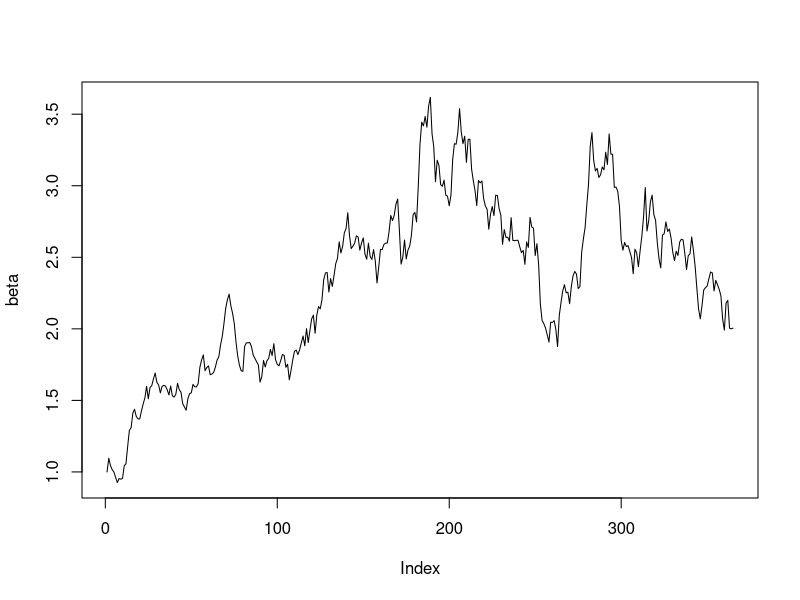
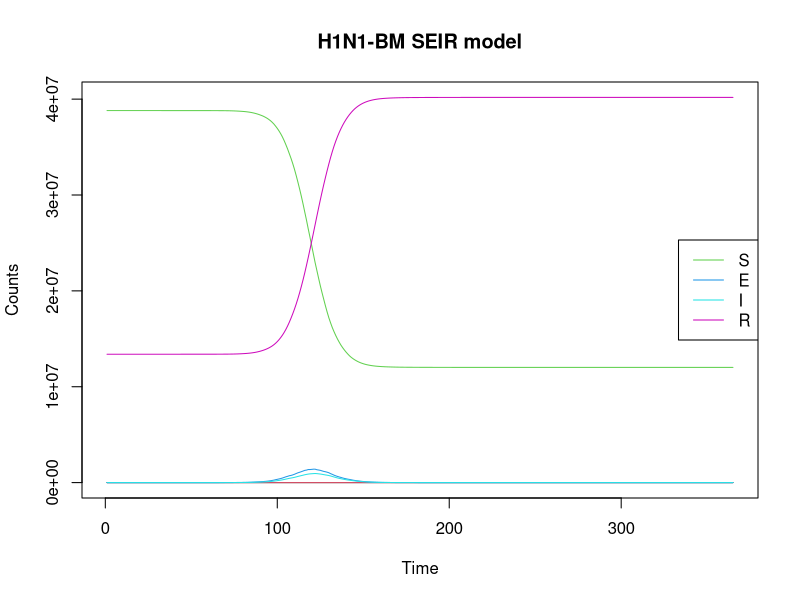
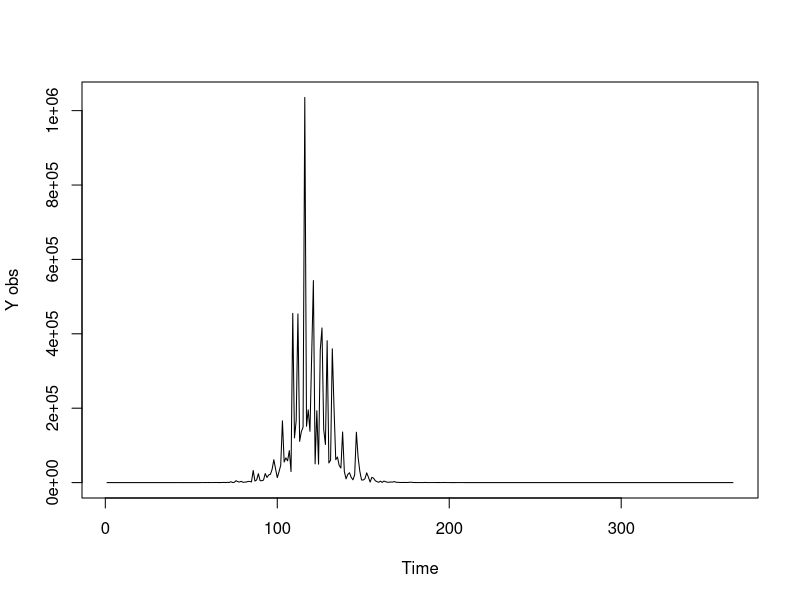
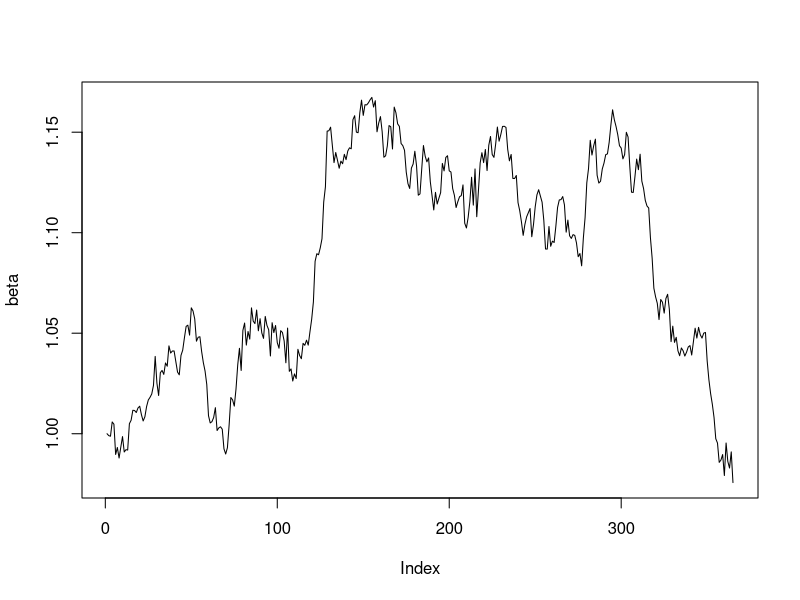
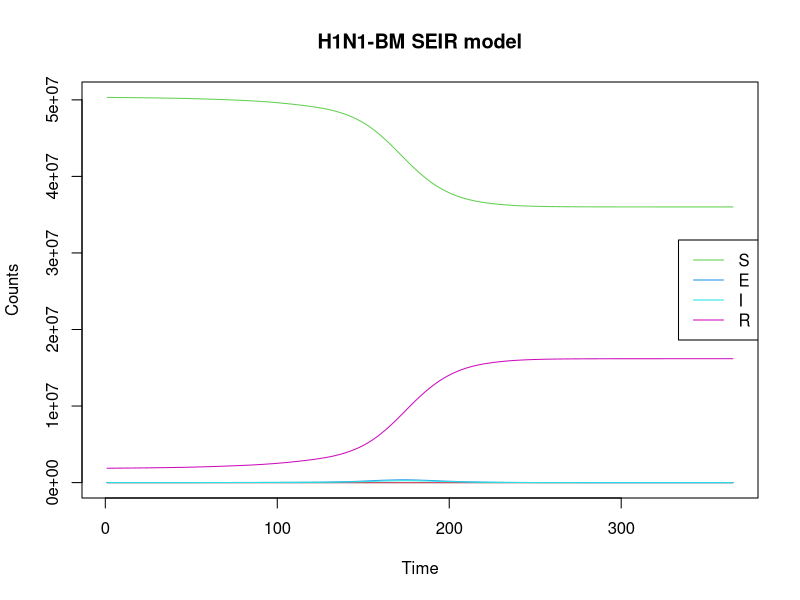
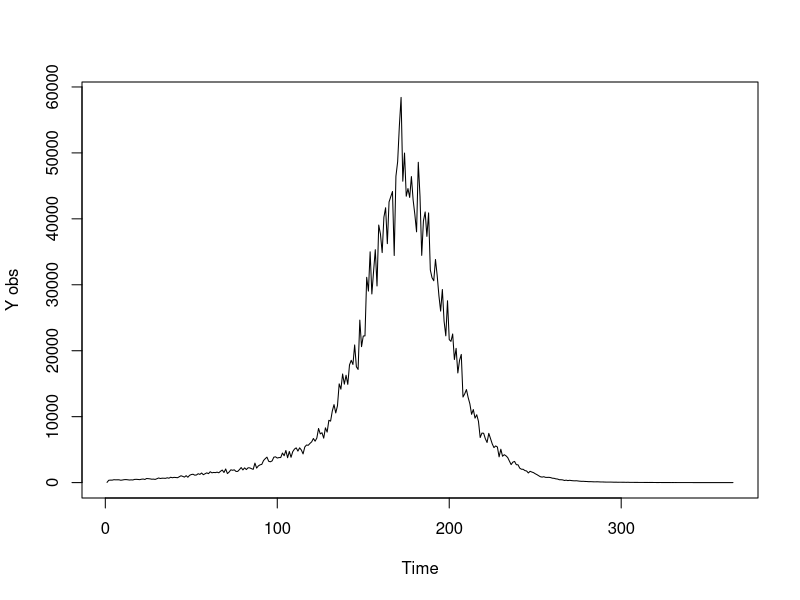
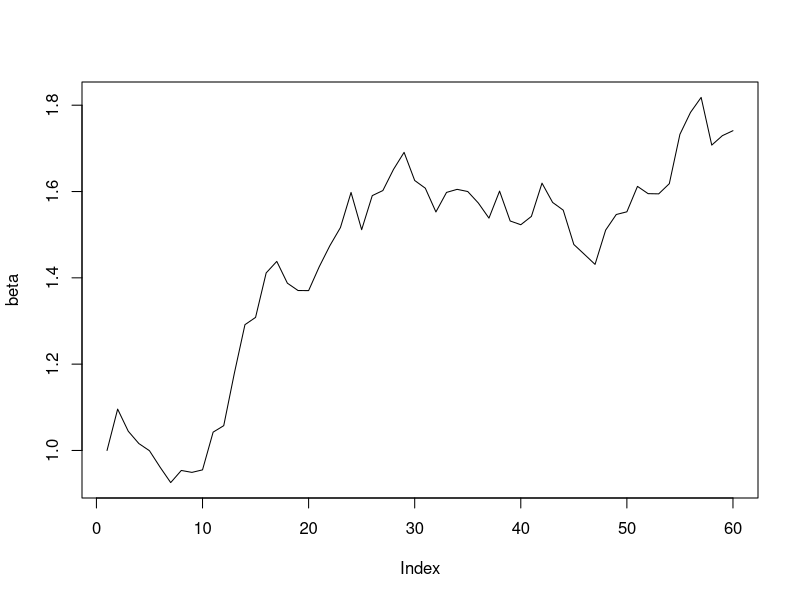
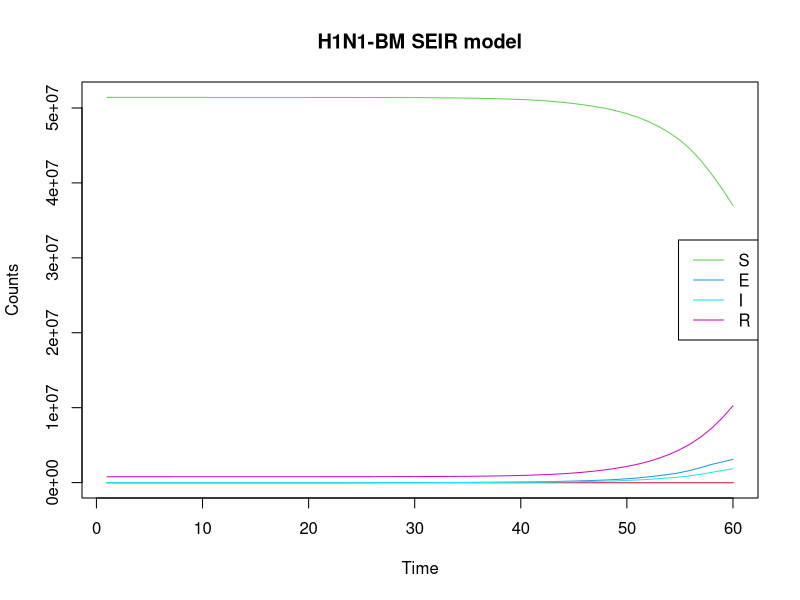

Source code (R) for these figures, in order: (Note: this script raises an error after producing the figures.)
rm(list=ls())
require(deSolve)
set.seed(007) #015
times <- 1:365
N=52196381
sigma <- 0.4
## first, simulate a set of random deviates
e <- rnorm(n = length(times) - 1, sd = sqrt(0.01))
## now compute their cumulative sum
e <- c(0, cumsum(e))


beta<- exp(sigma*e)
plot(beta,type='l')
#write.csv(beta,"simulatebeta.csv")


# H1N1 <- function(time, current_state, params){
# 
#   with(as.list(c(current_state, params)),{
#     for(t in 1:times){
#     N <- S+E+I+R
#     dS <- -(beta[t]*S*I)/N
#     dE <- (beta[t]*S*I)/N - E/k
#     dI <- E/k - I/gamma
#     dR <- I/gamma
#    }
#     return(list(c(dS, dE, dI, dR)))
#   })
# }
H1N1 <- function(time, current_state, params){
  
  with(as.list(c(current_state, params)),{
    
      N <- S+E+I+R
      dt <- 1
      dS <- -beta[t]*S*I/N
      dE <- beta[t]*S*I/N - E/k
      dI <- E/k - I/gamma
      dR <- I/gamma
    
    return(list(c(dt, dS, dE, dI, dR)))
  })
}


params <- c(k=1.59, gamma=1.08)

library('truncnorm')
R0 <- rtruncnorm(1, a=0, b=1, mean = 0.15, sd = 0.15)
E0 <-runif(1,-16, -9)
I0 <-runif(1,-16, -9)
#x <-runif(1, -5,2)
S <- N
R <- R0*S
S <- S - R

E <- exp(E0 + log(S))
S <- S - E
I <- exp(I0 + log(S))
S <- S - I


initial_state<- c(t=1, S=S, E=E, I=I, R=R)
#initial_state <- c(t=1,S=52196380, E=1, I=0, R=0)
model1 <- ode(initial_state, times, H1N1, params)

summary(model1)

matplot(model1, type="l", lty=1, main="H1N1-BM SEIR model", xlab="Time",ylab = "Counts")
legend <- colnames(model1)[3:6]
legend("right", legend=legend, col=3:6, lty = 1)

Z1 <-model1[,4]/1.59

tau1 <- 0.8#runif(1,0,1)
Y1 <-vector(length = 365)
for (i in 1:365){
  #Y1[i]<- rlnorm(1,log(Z1[i,]/5),tau1)
  Y1[i]<- rlnorm(1,log(Z1[i]/5),tau1)
}
plot(Y1,type='l',ylab="Y obs", xlab = "Time")
# write.csv(Y1,"simY11.csv")
# write.csv(model1,"simulatestates1.csv")
#####################################Biostats paper#################################
rm(list=ls())
require(deSolve)
set.seed(00033) #00033 #00036 #00043 #00048
times <- 1:365
N=52196381
sigma <- 0.07
## first, simulate a set of random deviates
e <- rnorm(n = length(times) - 1, sd = sqrt(0.01))
## now compute their cumulative sum
e <- c(0, cumsum(e))

write.csv(e,"simulateh1n1x1.csv")
beta<- exp(sigma*e)
plot(beta,type='l')
# write.csv(beta,"simulateh1n1beta1.csv")

H1N1 <- function(time, current_state, params){
  
  with(as.list(c(current_state, params)),{
    
    N <- S+E+I+R
    dt <- 1
    dS <- -beta[t]*S*I/N
    dE <- beta[t]*S*I/N - E/k
    dI <- E/k - I/gamma
    dR <- I/gamma
    
    return(list(c(dt, dS, dE, dI, dR)))
  })
}


params <- c(k=1.59, gamma=1.08)

library('truncnorm')
R0 <- rtruncnorm(1, a=0, b=1, mean = 0.15, sd = 0.15)
E0 <-runif(1,-16, -9)
I0 <-runif(1,-16, -9)
#x <-runif(1, -5,2)
S <- N
R <- R0*S
S <- S - R

E <- exp(E0 + log(S))
S <- S - E
I <- exp(I0 + log(S))
S <- S - I


initial_state<- c(t=1, S=S, E=E, I=I, R=R)
#initial_state <- c(t=1,S=52196380, E=1, I=0, R=0)
model1 <- ode(initial_state, times, H1N1, params)

summary(model1)

matplot(model1, type="l", lty=1, main="H1N1-BM SEIR model", xlab="Time",ylab = "Counts")
legend <- colnames(model1)[3:6]
legend("right", legend=legend, col=3:6, lty = 1)

Z1 <-model1[,4]/1.59

tau1 <- 0.1#runif(1,0,1)
Y1 <-vector(length = 365)
for (i in 1:365){
  #Y1[i]<- rlnorm(1,log(Z1[i,]/5),tau1)
  Y1[i]<- rlnorm(1,log(Z1[i]/5),tau1)
}
plot(Y1,type='l',ylab="Y obs", xlab = "Time")
write.csv(Y1,"simh1n1Y1.csv")
write.csv(model1,"simulateh1n1states1.csv")
#####################################Shorter days###################################
rm(list=ls())
require(deSolve)
set.seed(007) #0031 #0032 #0035
times <- 1:60
N=52196381
sigma <- 0.4
## first, simulate a set of random deviates
e <- rnorm(n = length(times) - 1, sd = sqrt(0.01))
## now compute their cumulative sum
e <- c(0, cumsum(e))


beta<- exp(sigma*e)
plot(beta,type='l')
write.csv(beta,"simulatebeta_2.csv")

H1N1 <- function(time, current_state, params){
  
  with(as.list(c(current_state, params)),{
    
    N <- S+E+I+R
    dt <- 1
    dS <- -beta[t]*S*I/N
    dE <- beta[t]*S*I/N - E/k
    dI <- E/k - I/gamma
    dR <- I/gamma
    
    return(list(c(dt, dS, dE, dI, dR)))
  })
}


params <- c(k=1.59, gamma=1.08)

library('truncnorm')
R0 <- rtruncnorm(1, a=0, b=1, mean = 0.15, sd = 0.15)
E0 <-runif(1,-16, -9)
I0 <-runif(1,-16, -9)
#x <-runif(1, -5,2)
S <- N
R <- R0*S
S <- S - R

E <- exp(E0 + log(S))
S <- S - E
I <- exp(I0 + log(S))
S <- S - I


initial_state<- c(t=1, S=S, E=E, I=I, R=R)
#initial_state <- c(t=1,S=52196380, E=1, I=0, R=0)
model1 <- ode(initial_state, times, H1N1, params)

summary(model1)

matplot(model1, type="l", lty=1, main="H1N1-BM SEIR model", xlab="Time",ylab = "Counts")
legend <- colnames(model1)[3:6]
legend("right", legend=legend, col=3:6, lty = 1)

Z1 <-model1[,4]/1.59

tau1 <- 0.8#runif(1,0,1)
Y1 <-vector(length = 60)
for (i in 1:60){
  #Y1[i]<- rlnorm(1,log(Z1[i,]/5),tau1)
  Y1[i]<- rlnorm(1,log(Z1[i]/5),tau1)
}
plot(Y1,type='l',ylab="Y obs", xlab = "Time")
write.csv(Y1,"simY11_2.csv")
write.csv(model1,"simulatestates1_2.csv")

##################################H1N1-OU##########################################
rm(list=ls())
require(deSolve)
set.seed(34)   #random seed 32 34 36 37 38 39
times <- 1:365
N=52196381
#Simulate a Brownian Motion Path
e <- rnorm(n = length(times) - 1, sd = sqrt(0.01))
e <- c(0, cumsum(e))

mu<-vector(length=365) 
for (t in 1:365) {
  if (t <= 120){
    mu[t]=-0.02      }                    #No lock-down policy
  else {mu[t]=-0.2-0.02 }                 #Lock-down policy
}
mu<-ts(mu)

#plot(mu,type='l')
#Simulate an O-U Process
ornstein_uhlenbeck <- function(n,theta,sigma,x0){
  dt  <- 1
  x<-vector(length=366)
  for (i in 1:(n+1)) {
    if (i==1){x[i]=x0}
    else{
      x[i]  <-  x[i-1] + theta*(mu[i-1]-x[i-1])*dt + sigma*e[i-1]}
  }
  return(x);
}

x<- ornstein_uhlenbeck(365,0.05,sqrt(0.004),log(0.8))
plot(x,type='l',xlab="time",main = "Simulate x-ou process")
abline(v=121, col="red")
lines(mu, col="blue")
tt1 <-expression(mu==-0.02)
text(30,0.1,tt1,col="green")
tt2 <-expression(mu==-0.02-0.2)
text(200,-0.1,tt2,col="green")
plot(exp(x),type='l',xlab="time",ylab=TeX("$e^{x}=beta$"),main = "Simulate beta process ")
abline(v=121, col="red")
lines(exp(mu+0.02),col="blue")
tt1 <-expression(mu==1)
text(30,1.1,tt1,col="green")
tt2 <-expression(mu==0.81)
text(200,0.9,tt2,col="green")
write.csv(x,"h1n1oux1.csv")
#Main ODE Model
H1N1_OU <- function(time, current_state, params){
  
  with(as.list(c(current_state, params)),{
    
    N <- S+E+I+R
    dt <- 1
    dS <- -exp(x[t+1])*S*I/N
    dE <- exp(x[t+1])*S*I/N - E/k
    dI <- E/k-I/gamma
    dR <- I/gamma
    
    return(list(c( dt, dS, dE, dI, dR)))
  })
}
params <- c(k=7, gamma=5)   #Trial: k=5 & gamma=5; k=7 & gamma=5

library('truncnorm')
R0 <- rtruncnorm(1, a=0, b=1, mean = 0.15, sd = 0.15)
E0 <-runif(1,-16, -9)
I0 <-runif(1,-16, -9)
#x <-runif(1, -5,2)
S <- N
R <- R0*S
S <- S - R

E <- exp(E0 + log(S))
S <- S - E
I <- exp(I0 + log(S))
S <- S - I

# R0 <-0.03
# S <- N
# R <- S*R0
# S <- S - R
# 
# E0 <- -15
# E <- exp(E0 + log(S))
# S <- S - E
# 
# I0 <- -10
# I <- exp(I0 + log(S))
# S <- S - I
initial_state<- c(t=1, S=S, E=E, I=I, R=R)
#initial_state <- c(t=1,S=52196380, E=1, I=0, R=0)
model3 <- ode(initial_state, times, H1N1_OU, params)

summary(model3)

matplot(model3, type="l", lty=1, main="H1N1—OU Model",ylab="counts", xlab="Time")
legend <- colnames(model3)[3:6]
legend("right", legend=legend, col=3:6, lty = 1)
Z1 <-model3[,4]/7

tau1 <- 0.8#runif(1,0,1)
Y1 <-vector(length = 365)
for (i in 1:365){
  #Y1[i]<- rlnorm(1,log(Z1[i,]/5),tau1)
  Y1[i]<- rlnorm(1,log(Z1[i]/5),tau1)
}
plot(Y1,type='l',ylab="Obs Y",xlab="time",col="blue")
write.csv(Y1,"h1n1ouY1.csv")
write.csv(model3,"h1n1ousimulates1.csv")

##################################H1N1-OU shorter days##########################################
rm(list=ls())
require(deSolve)
set.seed(38)   #random seed 32 34 36 37 38 39
times <- 1:60
N=52196381
#Simulate a Brownian Motion Path
e <- rnorm(n = length(times) - 1, sd = sqrt(0.01))
e <- c(0, cumsum(e))

mu<-vector(length=60) 
for (t in 1:60) {
  if (t <= 20){
    mu[t]=-0.02      }                    #No lock-down policy
  else {mu[t]=-0.2-0.02 }                 #Lock-down policy
}
mu<-ts(mu)

#plot(mu,type='l')
#Simulate an O-U Process
ornstein_uhlenbeck <- function(n,theta,sigma,x0){
  dt  <- 1
  x<-vector(length=61)
  for (i in 1:(n+1)) {
    if (i==1){x[i]=x0}
    else{
      x[i]  <-  x[i-1] + theta*(mu[i-1]-x[i-1])*dt + sigma*e[i-1]}
  }
  return(x);
}

x<- ornstein_uhlenbeck(60,0.05,sqrt(0.004),log(0.8))
plot(x,type='l',xlab="time")
abline(v=21, col="red")
lines(mu, col="blue")
tt1 <-expression(mu==-0.02)
text(30,0.1,tt1,col="green")
tt2 <-expression(mu==-0.02-0.2)
text(200,-0.1,tt2,col="green")
plot(exp(x),type='l',xlab="time",ylab=TeX("$e^{x}=beta$"))
abline(v=21, col="red")
lines(exp(mu+0.02),col="blue")
tt1 <-expression(mu==1)
text(30,1.1,tt1,col="green")
tt2 <-expression(mu==0.81)
text(200,0.9,tt2,col="green")
write.csv(x,"h1n1oux2.csv")
#Main ODE Model
H1N1_OU <- function(time, current_state, params){
  
  with(as.list(c(current_state, params)),{
    
    N <- S+E+I+R
    dt <- 1
    dS <- -exp(x[t+1])*S*I/N
    dE <- exp(x[t+1])*S*I/N - E/k
    dI <- E/k-I/gamma
    dR <- I/gamma
    
    return(list(c( dt, dS, dE, dI, dR)))
  })
}
params <- c(k=7, gamma=5)   #Trial: k=5 & gamma=5; k=7 & gamma=5

library('truncnorm')
R0 <- rtruncnorm(1, a=0, b=1, mean = 0.15, sd = 0.15)
E0 <-runif(1,-16, -9)
I0 <-runif(1,-16, -9)
#x <-runif(1, -5,2)
S <- N
R <- R0*S
S <- S - R

E <- exp(E0 + log(S))
S <- S - E
I <- exp(I0 + log(S))
S <- S - I

# R0 <-0.03
# S <- N
# R <- S*R0
# S <- S - R
# 
# E0 <- -15
# E <- exp(E0 + log(S))
# S <- S - E
# 
# I0 <- -10
# I <- exp(I0 + log(S))
# S <- S - I
initial_state<- c(t=1, S=S, E=E, I=I, R=R)
#initial_state <- c(t=1,S=52196380, E=1, I=0, R=0)
model3 <- ode(initial_state, times, H1N1_OU, params)

summary(model3)

matplot(model3, type="l", lty=1, main="H1N1—OU Model",ylab="counts", xlab="Time")
legend <- colnames(model3)[3:6]
legend("right", legend=legend, col=3:6, lty = 1)
Z1 <-model3[,4]/7

tau1 <- 0.8#runif(1,0,1)
Y1 <-vector(length = 60)
for (i in 1:60){
  #Y1[i]<- rlnorm(1,log(Z1[i,]/5),tau1)
  Y1[i]<- rlnorm(1,log(Z1[i]/5),tau1)
}
plot(Y1,type='l',ylab="Obs Y",xlab="time",col="blue")
write.csv(Y1,"h1n1ouY2.csv")
write.csv(model3,"h1n1ousimulates2.csv")
###############################################################################
#HINIBM New Simulation for parameter experiments
rm(list=ls())
require(deSolve)
set.seed(007) #015
times <- 1:365
N=52196381
sigma <- 0.4
## first, simulate a set of random deviates
e <- rnorm(n = length(times) - 1, sd = sqrt(0.01))
## now compute their cumulative sum
e <- c(0, cumsum(e))


beta<- exp(sigma*e)
plot(beta,type='l')
write.csv(beta,"simulatebeta21.csv")

H1N1 <- function(time, current_state, params){
  
  with(as.list(c(current_state, params)),{
    
    N <- S+E+I+R
    dt <- 1
    dS <- -beta[t]*S*I/N
    dE <- beta[t]*S*I/N - E/k
    dI <- E/k - I/gamma
    dR <- I/gamma
    
    return(list(c(dt, dS, dE, dI, dR)))
  })
}


params <- c(k=5, gamma=5)

S <- N-1
E <- 1
R <- 0
I <- 0
initial_state<- c(t=1, S=S, E=E, I=I, R=R)
#initial_state <- c(t=1,S=52196380, E=1, I=0, R=0)
model21 <- ode(initial_state, times, H1N1, params)

summary(model21)

matplot(model21, type="l", lty=1, main="H1N1-BM SEIR model", xlab="Time",ylab = "Counts")
legend <- colnames(model21)[3:6]
legend("right", legend=legend, col=3:6, lty = 1)

Z21 <-model21[,4]/5

tau21 <- 0.8#runif(1,0,1)
Y21 <-vector(length = 365)
for (i in 1:365){
  #Y1[i]<- rlnorm(1,log(Z1[i,]/5),tau1)
  Y21[i]<- rlnorm(1,log(Z21[i]/5),tau21)
}
plot(Y21,type='l',ylab="Y obs", xlab = "Time")
write.csv(Y21,"simY21.csv")
write.csv(model21,"simulatestates21.csv")

###############################################################################
#HINIBM New Simulation for parameter experiments-return to the same value
rm(list=ls())
require(deSolve)
set.seed(007) #015
times <- 1:365
N=52196381
sigma <- 0.4
## first, simulate a set of random deviates
e <- rnorm(n = length(times) - 1, sd = sqrt(0.01))
## now compute their cumulative sum
e <- c(0, cumsum(e))


beta<- exp(sigma*e)
plot(beta,type='l')
write.csv(beta,"simulatebeta22.csv")

H1N1 <- function(time, current_state, params){
  
  with(as.list(c(current_state, params)),{
    
    N <- S+E+I+R
    dt <- 1
    dS <- -beta[t]*S*I/N
    dE <- beta[t]*S*I/N - E/k
    dI <- E/k - I/gamma
    dR <- I/gamma
    
    return(list(c(dt, dS, dE, dI, dR)))
  })
}


params <- c(k=1.59, gamma=1.08)

S <- N-1
E <- 1
R <- 0
I <- 0
initial_state<- c(t=1, S=S, E=E, I=I, R=R)
#initial_state <- c(t=1,S=52196380, E=1, I=0, R=0)
model22 <- ode(initial_state, times, H1N1, params)

summary(model22)

matplot(model22, type="l", lty=1, main="H1N1-BM SEIR model", xlab="Time",ylab = "Counts")
legend <- colnames(model22)[3:6]
legend("right", legend=legend, col=3:6, lty = 1)

Z22 <-model22[,4]/1.59

tau22 <- 0.8#runif(1,0,1)
Y22 <-vector(length = 365)
for (i in 1:365){
  #Y1[i]<- rlnorm(1,log(Z1[i,]/5),tau1)
  Y22[i]<- rlnorm(1,log(Z22[i]/5),tau22)
}
plot(Y22,type='l',ylab="Y obs", xlab = "Time")
write.csv(Y22,"simY22.csv")
write.csv(model22,"simulatestates22.csv")
